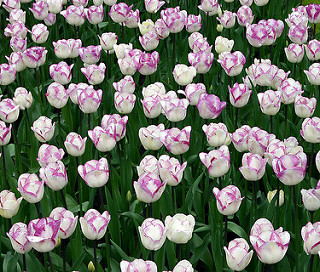
#> input picture Skin-Detection/tulip.jpg, 320 x 272 px, found by its file name
$ python convertHSV.py
#> lines starting #> are read from the running program, lines starting #| are printed output that depends on the picture
import cv2
import numpy

hsvLOW = numpy.array([0, 48, 80],numpy.uint8)
hsvUP = numpy.array([20,255,255],numpy.uint8)

img = cv2.imread("SkinDetection/tulip.jpg")
#> img is the input picture: shape (272, 320, 3); mean B, G, R 100.6, 112.8, 107.7
#Konversi RGB ke HSV
imgHSV = cv2.cvtColor(img, cv2.COLOR_BGR2HSV)
#> imgHSV: shape (272, 320, 3); mean H, S, V 78.9, 111.9, 124.8
#Pembentukan mask dengan batasan yang dibentuk
mask = cv2.inRange(imgHSV,hsvLOW,hsvUP)
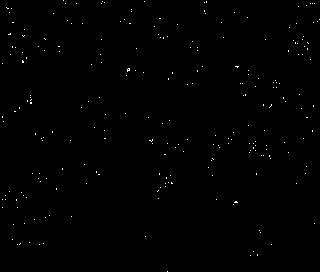
#> mask: shape (272, 320); 0.37% white in thin lines or dots
#Masking
result = cv2.bitwise_and(img,img, mask = mask)

cv2.imwrite('prosesc1HSV.jpg',imgHSV)
cv2.imwrite('prosesc2SV.jpg',mask)
cv2.imwrite('prosesc3SV.jpg',result)
